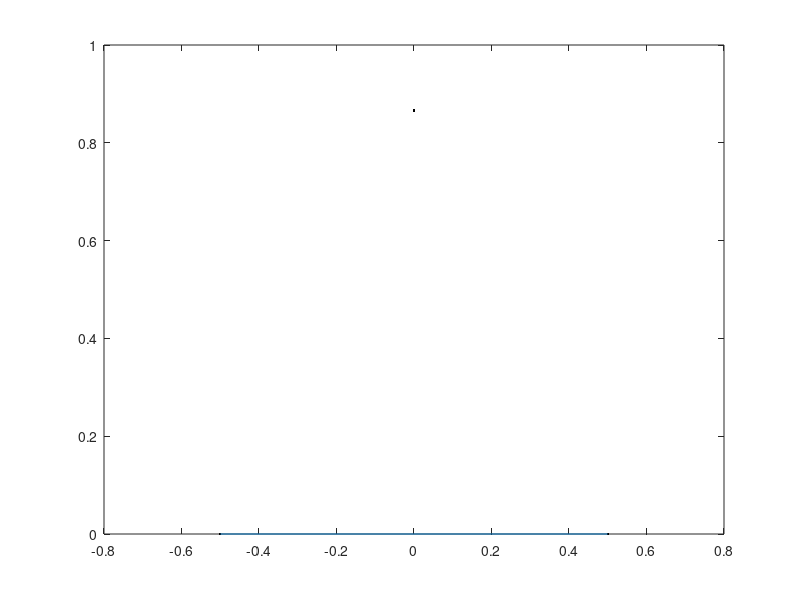

Source code (MATLAB): (Note: this script raises an error after producing the figure.)
function [xc, yc]  = setupAnisotropicBarycentricMap(varargin)
% setupAnisotropicBarycentricMap
%   [xc, yc] = setupAnisotropicBarycentricMap() sets up the anisotropic
%   barycentric map and returns the x- and y-coordinates of the three
%   vertices: (0.5, 0), (-0.5, 0) and (0, sqrt(3)/2). No arguments are
%   required.
%
%   xc = [0.5, -0.5,           0];
%   yc = [   0,   0, sqrt(3)*0.5];
%
%   So the x- and y-coordinates xx(1,N) and yy(1,N) are related with 
%   the barycentric coordinates c(N,3) by
%   xx = xc*c';
%   yy = yc*c';
%
%   See also barycentricCoord

    nArgs = length(varargin);
    if nArgs > 0
        error('No arguments required.');
    end
        
    % Vertices of the barycentric map
    xc = [0.5, -0.5,           0];
    yc = [   0,   0, sqrt(3)*0.5];
     
    % plot the triangle
    plot(xc, yc, 'k.');
    hold on;
    for i=1:3
        ip1 = mod(i,3)+1;
        l = line([xc(i),xc(ip1)],[yc(i),yc(ip1)]);
        l.Color = 'black';
        l.LineWidth = 2;
    end

    % grid
    nsp = 5;
    lc = abs(xc(2)-xc(1));
    dc = lc/nsp;
    cl = zeros(3*(nsp-1),3);
    for i=1:3
        ip1=mod(i,3)+1;
        for j=1:nsp-1
            k = (i-1)*(nsp-1)+j;
            cl(k,i) = dc*j;
            cl(k,ip1) = dc*(nsp-j);
        end
    end
    xl = xc*cl';
    yl = yc*cl';

    nl = length(cl);
    for i=1:3
        for j=1:nsp-1
            k = (i-1)*(nsp-1)+j;
            kp = mod(i*(nsp-1)+nsp-j-1,nl)+1;
            ll = line([xl(k),xl(kp)],[yl(k),yl(kp)]);
            ll.LineStyle = '--';
            ll.Color = 'black';
            ll.LineWidth = 1;
        end
    end

    % plane strain limit
    c1_ps = [1/3,2/3,0];
    x1_ps = xc*c1_ps';
    y1_ps = yc*c1_ps';
    c2_ps = [0,0,1];
    x2_ps = xc*c2_ps';
    y2_ps = yc*c2_ps';
    lll = line([x1_ps,x2_ps],[y1_ps,y2_ps]);
    lll.Color = 'black';
    lll.LineWidth = 1;
    
    % turn off axis
    axis off;
    % set aspect ratio to 1:1:1
    daspect([1,1,1]);
  
    % labels
    label = ['1 comp';...
             '2 comp';...
             '3 comp'];
    clabel = cellstr(label);
    lb_pos_x = xc;
    lb_pos_y = [yc(1)-0.04*lc,yc(2)-0.04*lc,yc(3)+0.04*lc];
    for i=1:3
        tx = text(lb_pos_x(i),lb_pos_y(i),clabel(i));
        tx.FontSize = 14;
        tx.HorizontalAlignment = 'center';
    end

    label_side1 = 'Axisymmetric expansion';
    tx1 = text((xc(1)+xc(3))/2,(yc(1)+yc(3))/2+0.08*lc,label_side1);
    tx1.Rotation = -60;
    tx1.HorizontalAlignment = 'center';
    tx1.FontSize = 12;
    label_side2 = 'Axisymmetric contraction';
    tx2 = text((xc(2)+xc(3))/2,(yc(2)+yc(3))/2+0.08*lc,label_side2);
    tx2.Rotation = 60;
    tx2.HorizontalAlignment = 'center';
    tx2.FontSize = 12;
    label_side3 = 'Two component';
    tx3 = text((xc(1)+xc(2))/2,(yc(1)+yc(2))/2-0.04*lc,label_side3);
    tx3.HorizontalAlignment = 'center';
    tx3.FontSize = 12;
    label_ps = 'Plane strain';
    lx_ps = abs(x1_ps-x2_ps);
    ly_ps = abs(y1_ps-y2_ps);
    ang = atan2(ly_ps,lx_ps)./pi.*180;
    tx4 = text((x1_ps+x2_ps)/2,(y1_ps+y2_ps)/2+0.16*lc,label_ps);
    tx4.Rotation = ang;
    tx4.HorizontalAlignment = 'center';
    tx4.FontSize = 12;
end